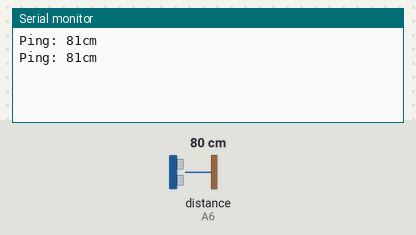
Simulated run of this sketch. Board: Arduino Nano, built with avr-gcc and run on an emulated ATmega328P. Parts: the last lines printed to the serial monitor. The test bench sets the inputs (shaded band); at power-on: distance to the obstacle (sensor on A6) 80 cm. The echo pulse lasts 58.3 µs per cm.

Above: at 3.9 s.
4.0 s: distance to the obstacle (sensor on A6) set to 2 cm
At 7.4 s:
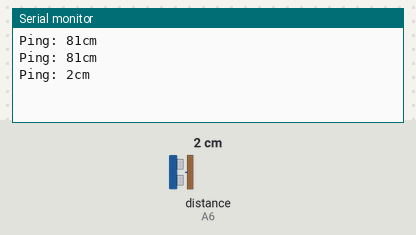
8.0 s: distance to the obstacle (sensor on A6) set to 4 cm
At 10.3 s:
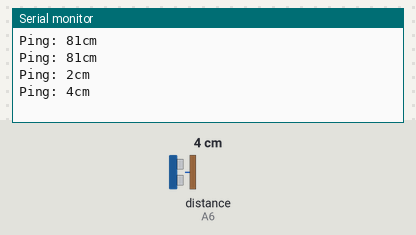
Timing chart, 0 to 11.8 s (numbered marks = the images above; inputs shaded):
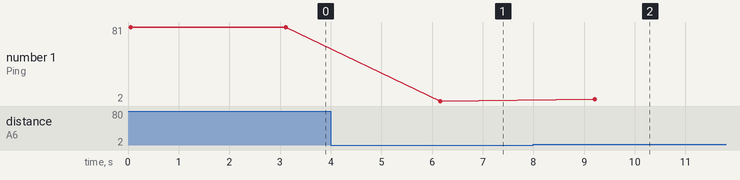

Measured:
- after the input at 4.0 s, the serial monitor: prints a new line after 2.2 s (image 1)
- after the input at 8.0 s, the serial monitor: prints a new line after 1.2 s (image 2)
- plotted number 1: 81 → 2 after the input at 4.0 s, 2 → 4 after the input at 8.0 s

The sketch:

ultrasonic_newping.ino
```cpp
#include <NewPing.h>
#define TRIGGER_PIN  A5// Arduino pin tied to trigger pin on the ultrasonic sensor.
#define ECHO_PIN     A6  // Arduino pin tied to echo pin on the ultrasonic sensor.
#define MAX_DISTANCE 200 // Maximum distance we want to ping for (in centimeters). Maximum sensor distance is rated at 400-500cm.

NewPing sonar(TRIGGER_PIN, ECHO_PIN, MAX_DISTANCE); // NewPing setup of pins and maximum distance.

void setup() {
  Serial.begin(115200); // Open serial monitor at 115200 baud to see ping results.
}

void loop() {
  delay(50);                      // Wait 50ms between pings (about 20 pings/sec). 29ms should be the shortest delay between pings.
  unsigned int uS = sonar.ping(); // Send ping, get ping time in microseconds (uS).
  Serial.print("Ping: ");
  Serial.print(sonar.convert_cm(uS)); // Convert ping time to distance and print result (0 = outside set distance range, no ping echo)
  Serial.println("cm");
  delay(3000);
}
```
